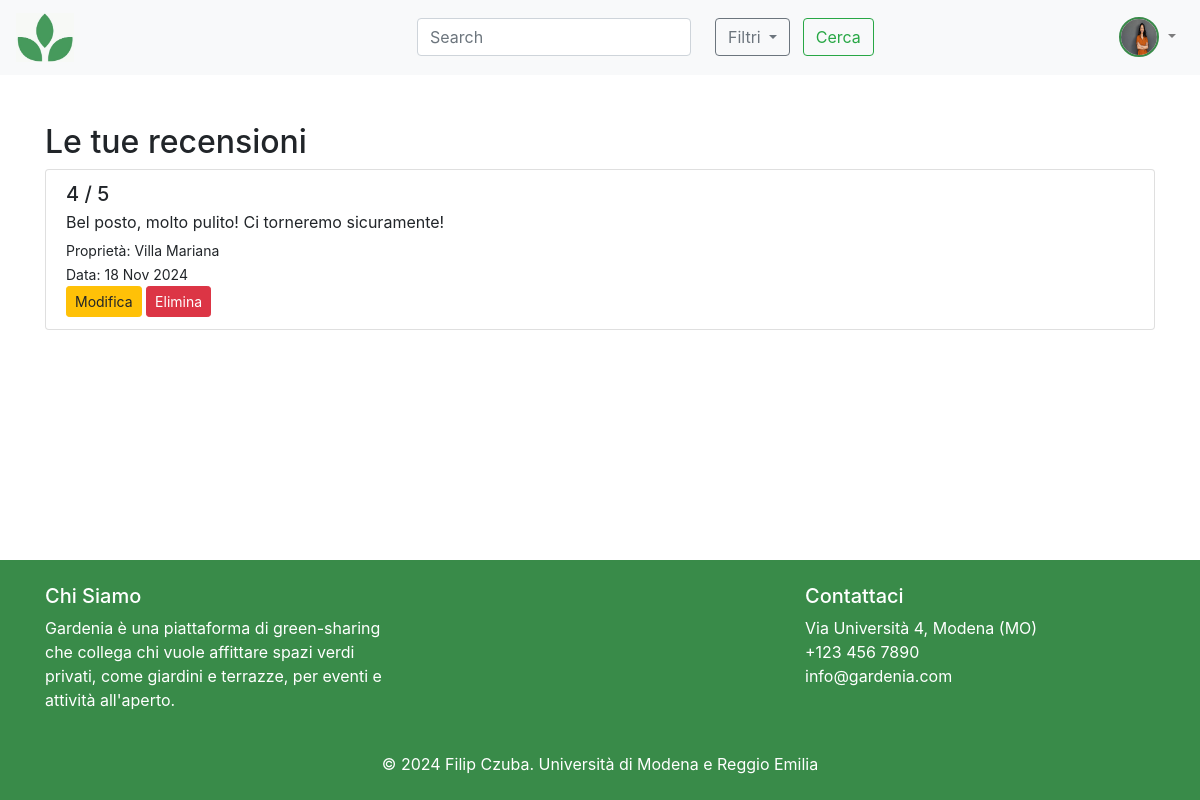
Screenshot of /my-reviews/ (signed in) with the database file from the repository.
### accounts/models.py (models this page shows, shortened)
class CustomUser(AbstractUser):
    USER_TYPE_CHOICES = [
        ('landlord', 'Landlord'),
        ('renter', 'Renter'),
    ]
    username = None
    name = models.CharField(max_length=30, blank=True)
    surname = models.CharField(max_length=30, blank=True)
    user_type = models.CharField(max_length=10, choices=USER_TYPE_CHOICES, default='renter')
    address = models.CharField(max_length=255, blank=True)
    description = models.CharField(max_length=400, null=True, blank=True)
    phone_number = models.CharField(max_length=20, blank=True)
    profile_picture = models.ImageField(upload_to=user_profile_directory_path, default='assets/default_user.png')
    email = models.EmailField(unique=True)
    objects = CustomUserManager()
    EMAIL_FIELD = 'email'
    USERNAME_FIELD = 'email'
    REQUIRED_FIELDS = ['name', 'surname', 'user_type']  # Fields required during user creation
    groups = models.ManyToManyField(
        'auth.Group',
        related_name='customuser_set',
        blank=True,
        help_text='The groups this user belongs to.',
        verbose_name='groups'
    )
    user_permissions = models.ManyToManyField(
        'auth.Permission',
        related_name='customuser_set',
        blank=True,
        help_text='Specific permissions for this user.',
        verbose_name='user permissions'
    )

### reviews/models.py (models this page shows, shortened)
class Review(models.Model):
    RATING_CHOICES = [(i, str(i)) for i in range(1, 6)]
    renter = models.ForeignKey(settings.AUTH_USER_MODEL, on_delete=models.CASCADE)
    post = models.ForeignKey(Post, on_delete=models.CASCADE)
    rent_request = models.ForeignKey(RentRequest, on_delete=models.CASCADE)
    rating = models.PositiveIntegerField(choices=RATING_CHOICES)
    review_text = models.TextField()
    created_at = models.DateTimeField(auto_now_add=True)

### posts/models.py (models this page shows, shortened)
class Post(models.Model):
    title = models.CharField(max_length=100)
    description = models.TextField()
    address = models.CharField(max_length=255)
    landlord = models.ForeignKey(settings.AUTH_USER_MODEL, on_delete=models.CASCADE)
    wifi = models.BooleanField(default=False)
    bathroom = models.BooleanField(default=False)
    bbq = models.BooleanField(default=False)
    pool = models.BooleanField(default=False)
    kid_friendly = models.BooleanField(default=False)
    parking = models.BooleanField(default=False)
    electricity = models.BooleanField(default=False)
    max_people = models.PositiveIntegerField(default=20)  # Default 20
    price_per_person = models.DecimalField(max_digits=10, decimal_places=2, null=False,default=100)
    image = models.ImageField(upload_to='posts/', default='assets/logo_greyscale.png')
    created_at = models.DateTimeField(auto_now_add=True)
    updated_at = models.DateTimeField(auto_now=True)

### reviews/views.py (the view)
# urls.py: path('my-reviews/', user_reviews, name='user_reviews'),
@login_required
def user_reviews(request):
    reviews = Review.objects.filter(renter=request.user).order_by('-created_at')
    return render(request, 'reviews/user_reviews.html', {'reviews': reviews})

### reviews/templates/reviews/user_reviews.html (shortened to what this page needs)
{% extends 'basebs.html' %}
{% load static %}
{% block content %}
<div class="container mt-5">
    <h2>Le tue recensioni</h2>
    {% if reviews %}
        <div class="list-group">
            {% for review in reviews %}
            <div class="list-group-item">
                <div>
                    <h5 class="mb-1">{{ review.rating }} / 5</h5>
                    <p class="mb-1">{{ review.review_text }}</p>
                    <small>Proprietà: {{ review.post.title }}</small><br>
                    <small>Data: {{ review.created_at|date:"d M Y" }}</small>
                </div>
                <div>
                    <a href="{% url 'edit_review' review.pk %}" class="btn btn-warning btn-sm">Modifica</a>
                    <a href="{% url 'delete_review' review.pk %}" class="btn btn-danger btn-sm">Elimina</a>
                </div>
            {% endfor %}
        </div>
    </div>
    {% else %}
        <p class="text-muted">Non hai ancora recensito nulla!</p>
    {% endif %}
</div>
{% endblock %}

### templates/basebs.html (shortened to what this page needs)
<!DOCTYPE html>
<html lang="en">
<head>
    {% block head %}
        <link rel="stylesheet" href="https://cdn.jsdelivr.net/npm/bootstrap@4.6.1/dist/css/bootstrap.min.css">
    {% endblock %}
    {% load crispy_forms_tags %}
    {% load static %}
</head>
<body>
<header class="top-bar">
    <nav class="navbar navbar-expand-lg navbar-light bg-light">
        <a class="navbar-brand" href="{% url 'home' %}">
            <img src="{% static 'assets/logo.png' %}" alt="logo" style="width: 15%; height: auto;">
        </a>
        <form class="form-inline my-2 my-lg-0" method="GET" action="{% url 'home' %}">
            <input class="form-control mr-sm-2" type="search" name="q" placeholder="Search" aria-label="Search" value="{{ request.GET.q }}">
            <div class="dropdown ml-3">
                <button class="btn btn-outline-secondary dropdown-toggle" type="button" id="filterDropdown" data-toggle="dropdown" aria-haspopup="true" aria-expanded="false">
                    Filtri
                </button>
                        <button type="submit" class="btn btn-outline-success mx-2">Cerca</button>
                    </form>
        <div class="ml-auto">
            {% if user.is_authenticated %}
            <ul class="navbar-nav">
                <li class="nav-item dropdown">
                    <a class="nav-link dropdown-toggle" href="#" id="navbarDropdown" role="button" data-toggle="dropdown" aria-haspopup="true" aria-expanded="false">
                        <img src="{% if user.profile_picture %}{{ user.profile_picture.url }}{% else %}{% static 'assets/default_user.png' %}{% endif %}" alt="User Profile" class="rounded-circle" style="width: 40px; height: 40px; border: 2px solid #398b49;">
                    </a>
                </li>
            </ul>
            {% else %}
            <a class="btn btn-outline-success my-2 my-sm-0" href="{% url 'login' %}">Login</a>
            <a class="btn btn-outline-secondary my-2 my-sm-0" href="{% url 'register' %}">Registrati</a>
            {% endif %}
        </div>
    </nav>
</header>
    <main>
        {% block content %}
        {% endblock %}
    </main>
    <footer class="text-white py-4">
        <div class="container">
            <div class="row">
                <div class="col-md-4">
                    <h5>Chi Siamo</h5>
                    <p>Gardenia è una piattaforma di green-sharing che collega chi vuole affittare spazi verdi privati, come giardini e terrazze, per eventi e attività all'aperto.</p>
                </div>
                <div class="col-md-4"></div>
                <div class="col-md-4">
                    <h5>Contattaci</h5>
                    <ul class="list-unstyled">
                        <li>Via Università 4, Modena (MO) </li>
                        <li> <a href="tel:+1234567890" class="text-white">+123 456 7890</a></li>
                        <li> <a href="mailto:info@example.com" class="text-white">info@gardenia.com</a></li>
                    </ul>
                </div>
            </div>
            <div class="text-center mt-4">
                <p class="mb-0">&copy; 2024 Filip Czuba. Università di Modena e Reggio Emilia</p>
            </div>
        </div>
    </footer>
</body>
</html>

### templates/basebs.html (style rules this page uses)
html, body { height: 100%; }
body { display: flex; flex-direction: column; }
main { flex: 1; }
footer { background-color: #398b49; color: white; }

### rows the page displays
CustomUser: profile_picture (picture)
Review: rating "4", review_text "Bel posto, molto pulito! Ci torneremo sicuramente!", post "Villa Mariana", created_at "18 Nov 2024"
